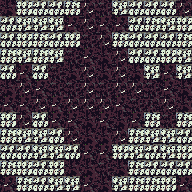

Rendered tile map (Tiled .tmx) drawn with the repository's tilesets; below, a short description and the full map source, tile grids included:
An orthogonal 12x12 tile map with 16x16 px tiles, 1 tile layer (tile) and 16 objects.

<map version="1.0" tiledversion="1.1.2" orientation="orthogonal" renderorder="right-down" width="12" height="12" tilewidth="16" tileheight="16" infinite="0" nextobjectid="71">
 <tileset firstgid="1" source="tileset.tsx" />
 <layer name="tile" width="12" height="12">
  <data encoding="csv">
40,34,36,36,35,38,41,37,36,36,36,38,
36,37,37,37,39,38,39,39,36,35,37,34,
36,34,35,36,34,41,38,35,36,36,36,35,
35,37,35,37,41,39,40,38,36,36,34,37,
36,39,36,41,40,38,40,38,8,37,39,37,
40,38,39,41,41,38,41,38,38,41,39,40,
39,39,38,39,38,38,38,39,41,6,38,40,
34,38,36,39,39,40,39,40,39,35,41,35,
35,37,37,36,38,40,40,38,35,37,37,36,
36,36,37,37,36,39,39,34,37,36,37,34,
35,34,36,34,40,40,41,40,35,36,36,36,
39,35,36,37,37,39,40,37,35,35,34,39
</data>
 </layer>
 <objectgroup name="creature">
  <object id="63" gid="246" x="64" y="64" width="16" height="16">
   <properties>
    <property name="probability" value="5" />
   </properties>
  </object>
  <object id="64" gid="247" x="128" y="80" width="16" height="16">
   <properties>
    <property name="probability" value="5" />
   </properties>
  </object>
  <object id="65" gid="251" x="64" y="144" width="16" height="16">
   <properties>
    <property name="probability" value="5" />
   </properties>
  </object>
  <object id="66" gid="245" x="128" y="128" width="16" height="16">
   <properties>
    <property name="probability" value="5" />
   </properties>
  </object>
  <object id="67" gid="245" x="48" y="80" width="16" height="16">
   <properties>
    <property name="probability" value="5" />
   </properties>
  </object>
  <object id="68" gid="245" x="112" y="64" width="16" height="16">
   <properties>
    <property name="probability" value="5" />
   </properties>
  </object>
  <object id="69" gid="244" x="48" y="128" width="16" height="16">
   <properties>
    <property name="probability" value="5" />
   </properties>
  </object>
  <object id="70" gid="244" x="64" y="112" width="16" height="16">
   <properties>
    <property name="probability" value="5" />
   </properties>
  </object>
 </objectgroup>
 <objectgroup name="furniture">
  <object id="55" gid="69" x="16" y="80" width="16" height="16" />
  <object id="56" gid="69" x="16" y="128" width="16" height="16" />
  <object id="57" gid="69" x="64" y="176" width="16" height="16" />
  <object id="58" gid="69" x="112" y="176" width="16" height="16" />
  <object id="59" gid="69" x="160" y="128" width="16" height="16" />
  <object id="60" gid="69" x="160" y="80" width="16" height="16" />
  <object id="61" gid="69" x="112" y="32" width="16" height="16" />
  <object id="62" gid="69" x="64" y="32" width="16" height="16" />
 </objectgroup>
 <objectgroup name="description" />
</map>
